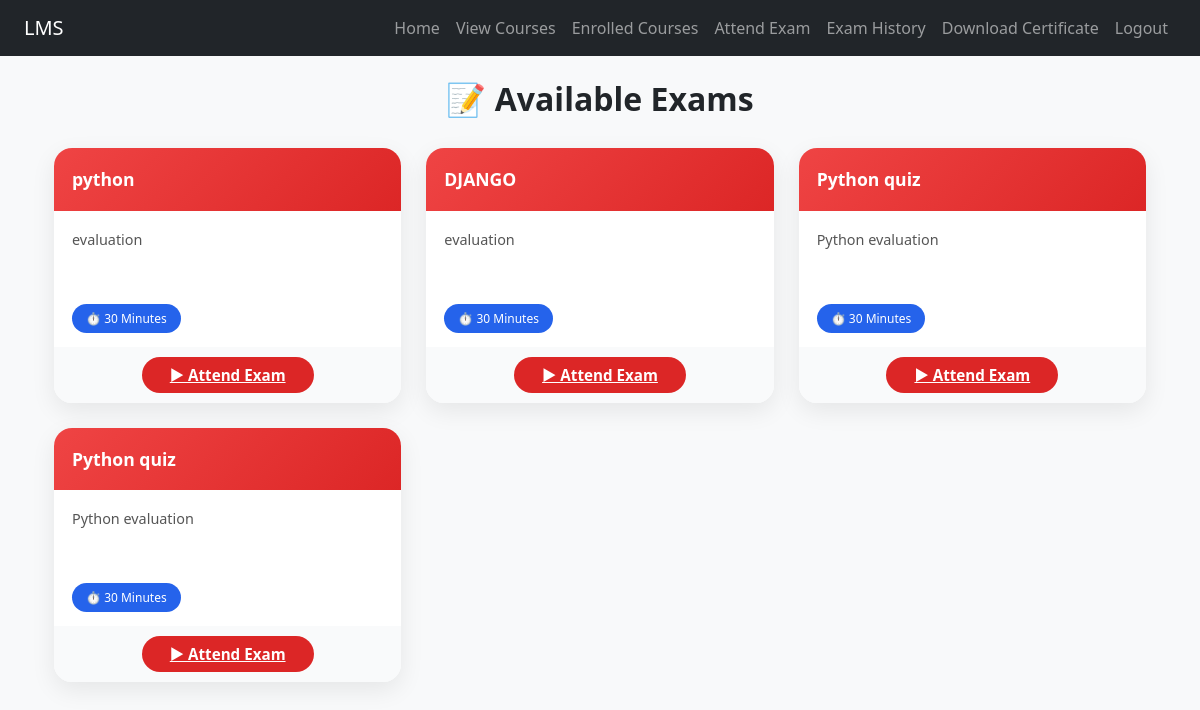
Page /api/exams/exam-list/ (signed in) on the committed database.
### exams/models.py (models this page shows, shortened)
class Exam(models.Model):
    title = models.CharField(max_length=200)
    description = models.TextField()
    duration_minutes = models.IntegerField(default=30)
    total_marks = models.IntegerField(default=0)
    created_at = models.DateTimeField(auto_now_add=True)

### exams/views.py (the view)
# urls.py: path('exam-list/', views.exam_list, name='exam-list'),
@login_required
def exam_list(request):
    exams = Exam.objects.all()
    return render(request, "exams/exam_list.html", {"exams": exams})

### templates/exams/exam_list.html (shortened to what this page needs)
{% extends "base.html" %}
{% block content %}
<div class="container mt-4">
    <h2 class="page-title">📝 Available Exams</h2>
    {% if exams %}
        <div class="exam-grid">
            {% for exam in exams %}
                <div class="exam-card">
                    <div class="exam-header">
                        {{ exam.title }}
                    </div>
                    <div class="exam-body">
                        <p class="exam-desc">
                            {{ exam.description|default:"No description available" }}
                        </p>
                        {% if exam.duration_minutes %}
                            <div class="badge-box">
                                <span class="badge-duration">
                                    ⏱ {{ exam.duration_minutes }} Minutes
                                </span>
                            </div>
                        {% endif %}
                    </div>
                   <div class="exam-footer">
    {% if request.user.is_active %}
        <a href="{% url 'attend-exam' exam.id %}"
           class="exam-btn">
            ▶ Attend Exam
        </a>
    {% else %}
        <span class="badge bg-warning text-dark">
            ⏳ Waiting for Admin Approval
        </span>
    {% endif %}
</div>
                </div>
            {% endfor %}
        </div>
    {% else %}
        <p class="text-center text-muted">
            No exams available.
        </p>
    {% endif %}
</div>
{% endblock %}

### templates/base.html (shortened to what this page needs)
{% load static %}
<!DOCTYPE html>
<html lang="en">
<head>
    <link href="https://cdn.jsdelivr.net/npm/bootstrap@5.3.2/dist/css/bootstrap.min.css"
          rel="stylesheet">
    <link rel="stylesheet" href="{% static 'css/style.css' %}">
</head>
<body>
<nav class="navbar navbar-expand-lg navbar-dark bg-dark px-4">
    <a class="navbar-brand" href="/">LMS</a>
    <div class="collapse navbar-collapse" id="navbarNav">
        <ul class="navbar-nav ms-auto">
            <li class="nav-item">
                <a class="nav-link" href="/">Home</a>
            </li>
            {% if user.is_authenticated %}
                {% if user.is_staff or user.is_superuser %}
                    <li class="nav-item">
                        <a class="nav-link" href="{% url 'admin-dashboard' %}">Admin Dashboard</a>
                    </li>
                    <li class="nav-item">
                        <a class="nav-link" href="/api/accounts/user-approvals/">User Approvals</a>
                    </li>
                    <li class="nav-item">
                        <a class="nav-link" href="/api/accounts/add-course/">Add Courses</a>
                    </li>
                    <li class="nav-item">
                        <a class="nav-link" href="/api/exams/add-exam/">Add Exams & Quizzes</a>
                    </li>
                {% else %}
                    <li class="nav-item">
                        <a class="nav-link" href="{% url 'courses:course-list' %}">View Courses</a>
                    </li>
                    <li class="nav-item">
                        <a class="nav-link" href="{% url 'courses:enrolled-courses' %}">Enrolled Courses</a>
                    </li>
                    <li class="nav-item">
                        <a class="nav-link" href="{% url 'exam-list' %}">Attend Exam</a>
                    </li>
                    <li class="nav-item">
                        <a class="nav-link" href="{% url 'exam_history' %}">Exam History</a>
                    </li>
                    <li class="nav-item">
                        <a class="nav-link" href="{% url 'certificates:dashboard' %}">Download Certificate</a>
                    </li>
                {% endif %}
                <li class="nav-item">
                    <a href="#" class="nav-link"
                       onclick="event.preventDefault(); document.getElementById('logout-form').submit();">
                        Logout
                    </a>
                </li>
            {% endif %}
        </ul>
    </div>
</nav>
<div class="container mt-4">
    {% block content %}{% endblock %}
</div>
</body>
</html>

### static/css/style.css (style rules this page uses)
body { background-color: #f8f9fa; }

### templates/exams/exam_list.html (style rules this page uses)
.exam-grid { display: grid; grid-template-columns: repeat(auto-fill, minmax(320px, 1fr)); gap: 25px; }
.exam-card { background: #ffffff; border-radius: 18px; box-shadow: 0 8px 25px rgba(0,0,0,0.08); overflow: hidden; transition: all 0.3s ease; }
.exam-header { background: linear-gradient(135deg, #ef4444, #dc2626); color: white; padding: 18px; font-weight: 600; font-size: 1.1rem; }
.exam-body { padding: 18px; }
.exam-desc { font-size: 0.9rem; color: #555; min-height: 60px; }
.exam-footer { padding: 16px; text-align: center; background: #f9fafb; }
.exam-btn { background: #dc2626; border: none; color: #fff; border-radius: 30px; padding: 8px 28px; font-size: 0.95rem; font-weight: 600; transition: background 0.3s ease; }
.badge-box { margin-top: 10px; }
.badge-duration { background: #2563eb; color: #fff; padding: 6px 14px; border-radius: 20px; font-size: 0.75rem; }
.page-title { font-weight: 700; text-align: center; margin-bottom: 30px; }

### rows in the picture
Exam: title "python", description "evaluation", duration_minutes "30"
Exam: title "DJANGO", description "evaluation", duration_minutes "30"
Exam: title "Python quiz", description "Python evaluation", duration_minutes "30"
Exam: title "Python quiz", description "Python evaluation", duration_minutes "30"
